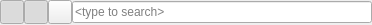
<?xml version="1.0" encoding="UTF-8"?>
<ui version="4.0">
 <class>SearchEdit</class>
 <widget class="QWidget" name="SearchEdit">
  <property name="geometry">
   <rect>
    <x>0</x>
    <y>0</y>
    <width>372</width>
    <height>25</height>
   </rect>
  </property>
  <property name="windowTitle">
   <string>Form</string>
  </property>
  <layout class="QHBoxLayout" name="layoutMain">
   <property name="spacing">
    <number>0</number>
   </property>
   <property name="leftMargin">
    <number>0</number>
   </property>
   <property name="topMargin">
    <number>0</number>
   </property>
   <property name="rightMargin">
    <number>0</number>
   </property>
   <property name="bottomMargin">
    <number>0</number>
   </property>
   <item>
    <widget class="QPushButton" name="bViewed">
     <property name="maximumSize">
      <size>
       <width>24</width>
       <height>24</height>
      </size>
     </property>
     <property name="toolTip">
      <string>Show viewed films</string>
     </property>
     <property name="icon">
      <iconset resource="../icons.qrc">
       <normaloff>:/action/viewed</normaloff>:/action/viewed</iconset>
     </property>
     <property name="checkable">
      <bool>true</bool>
     </property>
     <property name="checked">
      <bool>true</bool>
     </property>
    </widget>
   </item>
   <item>
    <widget class="QPushButton" name="bFavourite">
     <property name="maximumSize">
      <size>
       <width>24</width>
       <height>24</height>
      </size>
     </property>
     <property name="toolTip">
      <string>Show favourite films</string>
     </property>
     <property name="icon">
      <iconset resource="../icons.qrc">
       <normaloff>:/action/favourite</normaloff>:/action/favourite</iconset>
     </property>
     <property name="checkable">
      <bool>true</bool>
     </property>
     <property name="checked">
      <bool>true</bool>
     </property>
    </widget>
   </item>
   <item>
    <widget class="QPushButton" name="bUnavailable">
     <property name="maximumSize">
      <size>
       <width>24</width>
       <height>24</height>
      </size>
     </property>
     <property name="toolTip">
      <string>Show only existing films</string>
     </property>
     <property name="icon">
      <iconset resource="../icons.qrc">
       <normaloff>:/info/file</normaloff>:/info/file</iconset>
     </property>
     <property name="checkable">
      <bool>true</bool>
     </property>
     <property name="checked">
      <bool>false</bool>
     </property>
    </widget>
   </item>
   <item>
    <widget class="QLineEdit" name="lineEdit">
     <property name="toolTip">
      <string>Type keyword for filtering films list</string>
     </property>
     <property name="maxLength">
      <number>100</number>
     </property>
     <property name="placeholderText">
      <string>&lt;type to search&gt;</string>
     </property>
    </widget>
   </item>
  </layout>
 </widget>
 <resources>
  <include location="../icons.qrc"/>
 </resources>
 <connections/>
</ui>
